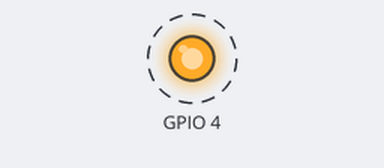
Bench run of a sketch on a simulated ESP8266 (NodeMCU). Shown: output pins drawn as LEDs (lit = HIGH). Dashed ring = blinking. WiFi joins after 1.5 s; servers stay silent unless stated; what the sketch prints to the serial monitor is not drawn.

Above: at 2.0 s.
Timing chart, 0 to 6.1 s (numbered marks = the images above):
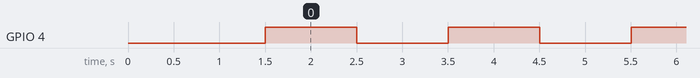

The sketch:

ota-server-gpio1000.ino
```cpp
/*
  -----------------------
  ElegantOTA - Demo Example
  -----------------------

  Skill Level: Beginner

  This example provides with a bare minimal app with ElegantOTA functionality.

  Github: https://github.com/ayushsharma82/ElegantOTA
  WiKi: https://docs.elegantota.pro

  Works with following hardware:
  - ESP8266
  - ESP32
  - RP2040 (with WiFi) (Example: Raspberry Pi Pico W)


  Important note for RP2040 users:
  - RP2040 requires LittleFS partition for the OTA updates to work. Without LittleFS partition, OTA updates will fail.
    Make sure to select Tools > Flash Size > "2MB (Sketch 1MB, FS 1MB)" option.
  - If using bare RP2040, it requires WiFi module like Pico W for ElegantOTA to work.

  -------------------------------

  Upgrade to ElegantOTA Pro: https://elegantota.pro

*/


#if defined(ESP8266)
  #include <ESP8266WiFi.h>
  #include <WiFiClient.h>
  #include <ESP8266WebServer.h>
#elif defined(ESP32)
  #include <WiFi.h>
  #include <WiFiClient.h>
  #include <WebServer.h>
#elif defined(TARGET_RP2040) || defined(TARGET_RP2350) || defined(PICO_RP2040) || defined(PICO_RP2350)
  #include <WiFi.h>
  #include <WiFiClient.h>
  #include <WiFiServer.h>
  #include <WebServer.h>
#endif

#include <ElegantOTA.h>

const char* ssid = "Your-WIFI-SSID";
const char* password = "Your-WIFI-PASSWORD";

#if defined(ESP8266)
  ESP8266WebServer server(80);
#elif defined(ESP32)
  WebServer server(80);
#elif defined(TARGET_RP2040) || defined(TARGET_RP2350) || defined(PICO_RP2040) || defined(PICO_RP2350)
  WebServer server(80);
#endif

unsigned long ota_progress_millis = 0;

void onOTAStart() {
  // Log when OTA has started
  Serial.println("OTA update started!");
  // <Add your own code here>
}

void onOTAProgress(size_t current, size_t final) {
  // Log every 1 second
  if (millis() - ota_progress_millis > 1000) {
    ota_progress_millis = millis();
    Serial.printf("OTA Progress Current: %u bytes, Final: %u bytes\n", current, final);
  }
}

void onOTAEnd(bool success) {
  // Log when OTA has finished
  if (success) {
    Serial.println("OTA update finished successfully!");
  } else {
    Serial.println("There was an error during OTA update!");
  }
  // <Add your own code here>
}

void setup(void) {
  Serial.begin(115200);
  WiFi.mode(WIFI_STA);
  WiFi.begin(ssid, password);
  Serial.println("");

  // Wait for connection
  while (WiFi.status() != WL_CONNECTED) {
    delay(500);
    Serial.print(".");
  }
  Serial.println("");
  Serial.print("Connected to ");
  Serial.println(ssid);
  Serial.print("IP address: ");
  Serial.println(WiFi.localIP());
  pinMode(4, OUTPUT);

  server.on("/", []() {
    server.send(200, "text/plain", "Hi! This is ElegantOTA Demo.");
  });

  ElegantOTA.begin(&server);    // Start ElegantOTA
  // ElegantOTA callbacks
  ElegantOTA.onStart(onOTAStart);
  ElegantOTA.onProgress(onOTAProgress);
  ElegantOTA.onEnd(onOTAEnd);

  server.begin();
  Serial.println("HTTP server started");
}

void loop(void) {
  server.handleClient();
  ElegantOTA.loop();
  digitalWrite(4, HIGH);   // turn the LED on (HIGH is the voltage level)
  delay(1000);                       // wait for a second
  digitalWrite(4, LOW);    // turn the LED off by making the voltage LOW
  delay(1000);                       // wait for a second
}
```

Measured:
- by itself, GPIO 4: alternates HIGH for 1.0 s and LOW for 1.0 s
